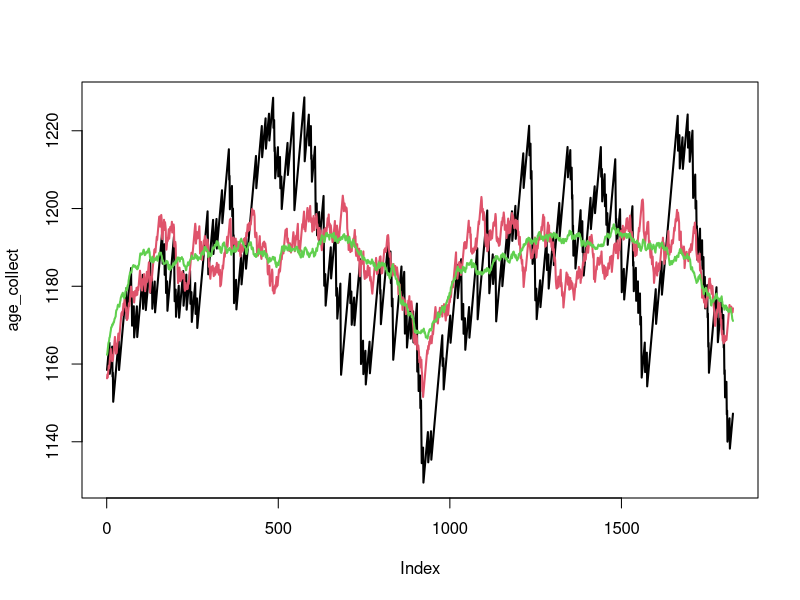
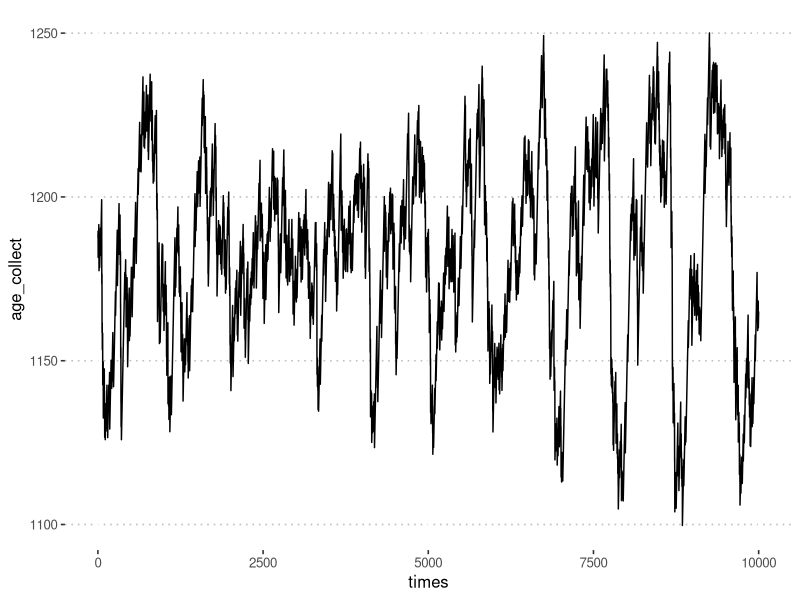

Generate these figures, in order, with R: (Note: this script raises an error after producing the figures.)
# set.seed(250)
# set.seed(2022-08-06)
library(ggplot2)
library(magrittr)
library(tidyverse)

farm_model <- function(n_cows = 100, replacement_age = NA, 
                       end_time = 5 * 365) {
  # n_cows <- 100
  if (is.na(replacement_age)) {
    replacement_age_distr <- function(n_cows) 
      rnorm(n_cows, mean = 1642, sd = 50) %>% 
      round()
  } else {
    #TODO: check that it is numeric(1)
    replacement_age_distr <- function(n_cows) rep.int(replacement_age, n_cows)
  }
  # Create the farm:
  farm <- tibble(id = seq_len(n_cows),
                 age = round(runif(n_cows, 730, 1642)),
                 replacement_age = replacement_age_distr(n_cows)
  )
  
  # We want to simulate 5 years:
  # end_time <- 5 * 365
  
  # Collect the mean age of the cows in herd over time:
  age_collect <- numeric(end_time)
  times <- seq_len(end_time)
  
  for (t in times)
  {
    # If cows reach the age of 1642,
    # they are replaced with a new cow that is 2 years old in DIM = 1:
    farm$age[farm$age >= farm$replacement_age] <- 730
    
    # Add one day to the age of all the animals, for each simulated:
    farm$age <- farm$age + 1
    
    # Save the daily mean age of all cows:
    age_collect[t] <- mean(farm$age)
  }
  list(age_collect = age_collect, 
       times = times,
       replacement_age = replacement_age)
}

# plot(age_collect, type = "l", lwd = 2)
# points(age_collect[age_collect==1642])
# age_collect %>%
#   enframe(value = "age") %>%
#   ggplot() +
#   aes(name, age) +
#   # geom_step() +
#   geom_line() +
#   geom_point(data = . %>% filter(age == 1642 - 1)) +
#   ggpubr::theme_pubclean()

#' The mean age is never close to the threshold, as we are not recording each
#' individual cow.

plot.new()
age_collect <- farm_model(n_cows = 100)$age_collect
plot(age_collect, type = "l", lwd = 2, col = 1)
quantile(age_collect)
age_collect <- farm_model(n_cows = 500)$age_collect
lines(age_collect, type = "l", lwd = 2, col = 2)
quantile(age_collect)
age_collect <- farm_model(n_cows = 5e3)$age_collect
lines(age_collect, type = "l", lwd = 2, col = 3)
quantile(age_collect)

#' The variation decreases with increasing number of cows.
#' 
# farm_model(end_time = 10000, replacement_age = 1600) %>% 
farm_model(end_time = 10000, replacement_age = NA) %>% 
  
  as_tibble() %>% 
  ggplot() + 
  aes(times, age_collect) + 
  geom_line()+
  
  scale_color_viridis_c(option = "A") +
  ggpubr::theme_pubclean()
#'
#'
#'  
tibble(rep_id = seq_len(100)) %>% 
  rowwise() %>% 
  mutate(results = farm_model() %>% as_tibble()) %>% 
  ungroup() ->
  results_df

results_df %>% 
  slice(1) %>% 
  unnest_wider(results) %>% 
  unnest() %>% 
  ggplot() +
  aes(times, age_collect, group = rep_id) +
  geom_line() +
  # geom_smooth(aes(group = NA)) + 
  NULL
